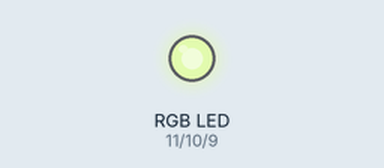
This sketch was run on a simulated Arduino Uno, built with avr-gcc and run on an emulated ATmega328P. Parts: an RGB LED mixed from three pins (HIGH = lit). Dim RGB values are drawn brighter than linear; random numbers use the default seed unless the sketch sets one.

Above: at 0.1 s.
At 4.6 s:
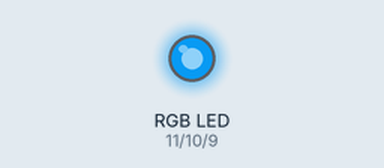
At 9.6 s:
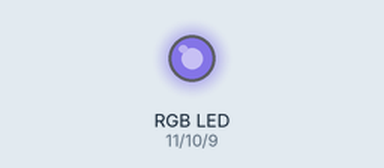
At 19.6 s:
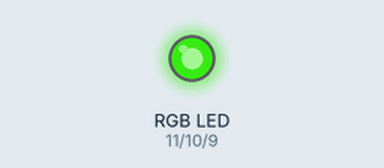
At 29.1 s:
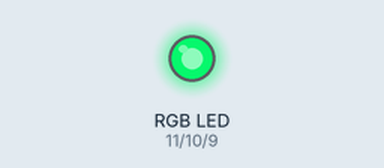
At 39.1 s:
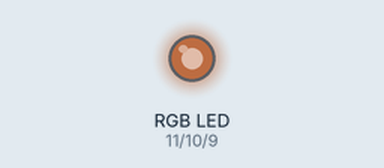
Timing chart, 0 to 40.0 s (numbered marks = the images above):
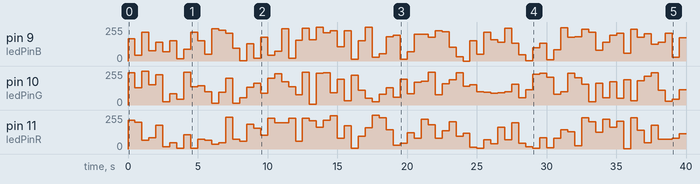

Measured:
- by itself, pin 9 (ledPinB): 0/255 → 167/255 at 0.00 s, → 42/255 0.50 s later, → 216/255 0.50 s later, → 77/255 0.50 s later, … (80 changes in this stretch)
- by itself, pin 11 (ledPinR): 0/255 → 217/255 at 0.00 s, → 200/255 0.50 s later, → 67/255 0.50 s later, → 85/255 0.50 s later, … (79 changes in this stretch)

The sketch:

Sketch_06.2_Colorful_LED.ino
```cpp
/*
  Colorful_LED

  modified 2021/6/3
  by http://www.freenove.com
*/

// set pin numbers:
int ledPinR = 11;   // the number of the LED R pin
int ledPinG = 10;   // the number of the LED G pin
int ledPinB = 9;    // the number of the LED B pin

void setup() {
  // initialize the LED pin as an output:
  pinMode(ledPinR, OUTPUT);
  pinMode(ledPinG, OUTPUT);
  pinMode(ledPinB, OUTPUT);
}

void loop() {
  // Generate three random numbers between 0-255 as the output PWM duty cycle of ledPin
  rgbLedDisplay(random(256), random(256), random(256));
  delay(500);
}

void rgbLedDisplay(int red, int green, int blue) {
  // Set three ledPin to output the PWM duty cycle
  analogWrite(ledPinR, constrain(red, 0, 255));
  analogWrite(ledPinG, constrain(green, 0, 255));
  analogWrite(ledPinB, constrain(blue, 0, 255));
}
```
